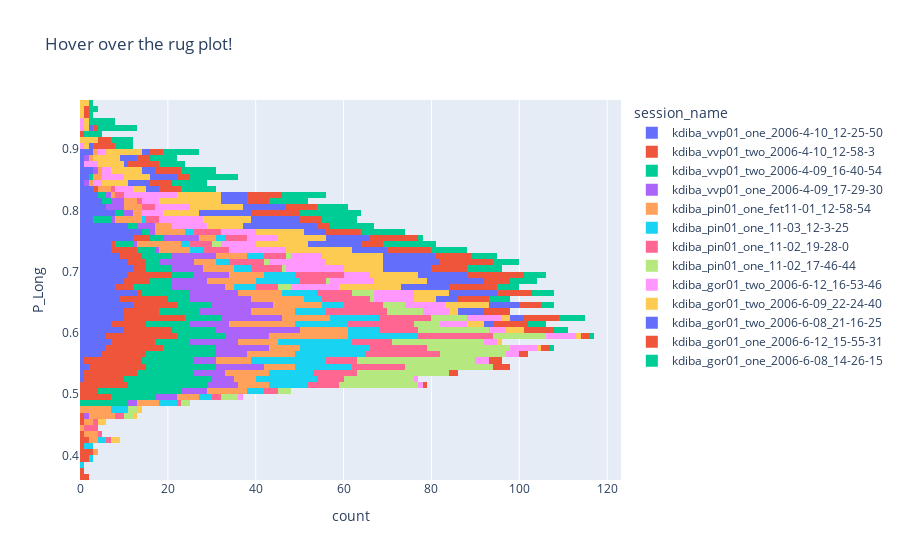

This figure's notebook cell:
### Code cell
data_results_df: pd.DataFrame = deepcopy(all_sessions_laps_df) # all_sessions_laps_time_bin_df
# histogram_bins = 'auto'
histogram_bins = 25

# get the pre-delta epochs
pre_delta_df: pd.DataFrame = data_results_df[data_results_df['delta_aligned_start_t'] <= 0]
post_delta_df: pd.DataFrame = data_results_df[data_results_df['delta_aligned_start_t'] > 0]

X_all = data_results_df['delta_aligned_start_t'].to_numpy()
Y_all = data_results_df['P_Long'].to_numpy()

X_pre_delta = pre_delta_df['delta_aligned_start_t'].to_numpy()
X_post_delta = post_delta_df['delta_aligned_start_t'].to_numpy()

Y_pre_delta = pre_delta_df['P_Long'].to_numpy()
Y_post_delta = post_delta_df['P_Long'].to_numpy()

fig = px.histogram(pre_delta_df, y="P_Long", color="session_name", hover_name="session_name", title="Hover over the rug plot!")
fig.show()

### Figure 1 — Plotly figure (JSON) as saved in the notebook; plotly's stock layout.template omitted (floating-point values rounded to 4 significant figures; data arrays with more than 128 entries replaced by an {"elided": "..."} marker saying what was removed)
{"data": [{"alignmentgroup": "True", "bingroup": "y", "hovertemplate": "session_name=kdiba_vvp01_one_2006-4-10_12-25-50<br>count=%{x}<br>P_Long=%{y}<extra></extra>", "legendgroup": "kdiba_vvp01_one_2006-4-10_12-25-50", "marker": {"color": "#636efa", "pattern": {"shape": ""}}, "name": "kdiba_vvp01_one_2006-4-10_12-25-50", "offsetgroup": "kdiba_vvp01_one_2006-4-10_12-25-50", "orientation": "h", "showlegend": true, "type": "histogram", "xaxis": "x", "y": {"elided": "252 float values"}, "yaxis": "y"}, {"alignmentgroup": "True", "bingroup": "y", "hovertemplate": "session_name=kdiba_vvp01_two_2006-4-10_12-58-3<br>count=%{x}<br>P_Long=%{y}<extra></extra>", "legendgroup": "kdiba_vvp01_two_2006-4-10_12-58-3", "marker": {"color": "#EF553B", "pattern": {"shape": ""}}, "name": "kdiba_vvp01_two_2006-4-10_12-58-3", "offsetgroup": "kdiba_vvp01_two_2006-4-10_12-58-3", "orientation": "h", "showlegend": true, "type": "histogram", "xaxis": "x", "y": {"elided": "240 float values"}, "yaxis": "y"}, {"alignmentgroup": "True", "bingroup": "y", "hovertemplate": "session_name=kdiba_vvp01_two_2006-4-09_16-40-54<br>count=%{x}<br>P_Long=%{y}<extra></extra>", "legendgroup": "kdiba_vvp01_two_2006-4-09_16-40-54", "marker": {"color": "#00cc96", "pattern": {"shape": ""}}, "name": "kdiba_vvp01_two_2006-4-09_16-40-54", "offsetgroup": "kdiba_vvp01_two_2006-4-09_16-40-54", "orientation": "h", "showlegend": true, "type": "histogram", "xaxis": "x", "y": {"elided": "288 float values"}, "yaxis": "y"}, {"alignmentgroup": "True", "bingroup": "y", "hovertemplate": "session_name=kdiba_vvp01_one_2006-4-09_17-29-30<br>count=%{x}<br>P_Long=%{y}<extra></extra>", "legendgroup": "kdiba_vvp01_one_2006-4-09_17-29-30", "marker": {"color": "#ab63fa", "pattern": {"shape": ""}}, "name": "kdiba_vvp01_one_2006-4-09_17-29-30", "offsetgroup": "kdiba_vvp01_one_2006-4-09_17-29-30", "orientation": "h", "showlegend": true, "type": "histogram", "xaxis": "x", "y": {"elided": "264 float values"}, "yaxis": "y"}, {"alignmentgroup": "True", "bingroup": "y", "hovertemplate": "session_name=kdiba_pin01_one_fet11-01_12-58-54<br>count=%{x}<br>P_Long=%{y}<extra></extra>", "legendgroup": "kdiba_pin01_one_fet11-01_12-58-54", "marker": {"color": "#FFA15A", "pattern": {"shape": ""}}, "name": "kdiba_pin01_one_fet11-01_12-58-54", "offsetgroup": "kdiba_pin01_one_fet11-01_12-58-54", "orientation": "h", "showlegend": true, "type": "histogram", "xaxis": "x", "y": {"elided": "300 float values"}, "yaxis": "y"}, {"alignmentgroup": "True", "bingroup": "y", "hovertemplate": "session_name=kdiba_pin01_one_11-03_12-3-25<br>count=%{x}<br>P_Long=%{y}<extra></extra>", "legendgroup": "kdiba_pin01_one_11-03_12-3-25", "marker": {"color": "#19d3f3", "pattern": {"shape": ""}}, "name": "kdiba_pin01_one_11-03_12-3-25", "offsetgroup": "kdiba_pin01_one_11-03_12-3-25", "orientation": "h", "showlegend": true, "type": "histogram", "xaxis": "x", "y": {"elided": "246 float values"}, "yaxis": "y"}, {"alignmentgroup": "True", "bingroup": "y", "hovertemplate": "session_name=kdiba_pin01_one_11-02_19-28-0<br>count=%{x}<br>P_Long=%{y}<extra></extra>", "legendgroup": "kdiba_pin01_one_11-02_19-28-0", "marker": {"color": "#FF6692", "pattern": {"shape": ""}}, "name": "kdiba_pin01_one_11-02_19-28-0", "offsetgroup": "kdiba_pin01_one_11-02_19-28-0", "orientation": "h", "showlegend": true, "type": "histogram", "xaxis": "x", "y": {"elided": "264 float values"}, "yaxis": "y"}, {"alignmentgroup": "True", "bingroup": "y", "hovertemplate": "session_name=kdiba_pin01_one_11-02_17-46-44<br>count=%{x}<br>P_Long=%{y}<extra></extra>", "legendgroup": "kdiba_pin01_one_11-02_17-46-44", "marker": {"color": "#B6E880", "pattern": {"shape": ""}}, "name": "kdiba_pin01_one_11-02_17-46-44", "offsetgroup": "kdiba_pin01_one_11-02_17-46-44", "orientation": "h", "showlegend": true, "type": "histogram", "xaxis": "x", "y": {"elided": "240 float values"}, "yaxis": "y"}, {"alignmentgroup": "True", "bingroup": "y", "hovertemplate": "session_name=kdiba_gor01_two_2006-6-12_16-53-46<br>count=%{x}<br>P_Long=%{y}<extra></extra>", "legendgroup": "kdiba_gor01_two_2006-6-12_16-53-46", "marker": {"color": "#FF97FF", "pattern": {"shape": ""}}, "name": "kdiba_gor01_two_2006-6-12_16-53-46", "offsetgroup": "kdiba_gor01_two_2006-6-12_16-53-46", "orientation": "h", "showlegend": true, "type": "histogram", "xaxis": "x", "y": {"elided": "240 float values"}, "yaxis": "y"}, {"alignmentgroup": "True", "bingroup": "y", "hovertemplate": "session_name=kdiba_gor01_two_2006-6-09_22-24-40<br>count=%{x}<br>P_Long=%{y}<extra></extra>", "legendgroup": "kdiba_gor01_two_2006-6-09_22-24-40", "marker": {"color": "#FECB52", "pattern": {"shape": ""}}, "name": "kdiba_gor01_two_2006-6-09_22-24-40", "offsetgroup": "kdiba_gor01_two_2006-6-09_22-24-40", "orientation": "h", "showlegend": true, "type": "histogram", "xaxis": "x", "y": {"elided": "282 float values"}, "yaxis": "y"}, {"alignmentgroup": "True", "bingroup": "y", "hovertemplate": "session_name=kdiba_gor01_two_2006-6-08_21-16-25<br>count=%{x}<br>P_Long=%{y}<extra></extra>", "legendgroup": "kdiba_gor01_two_2006-6-08_21-16-25", "marker": {"color": "#636efa", "pattern": {"shape": ""}}, "name": "kdiba_gor01_two_2006-6-08_21-16-25", "offsetgroup": "kdiba_gor01_two_2006-6-08_21-16-25", "orientation": "h", "showlegend": true, "type": "histogram", "xaxis": "x", "y": {"elided": "228 float values"}, "yaxis": "y"}, {"alignmentgroup": "True", "bingroup": "y", "hovertemplate": "session_name=kdiba_gor01_one_2006-6-12_15-55-31<br>count=%{x}<br>P_Long=%{y}<extra></extra>", "legendgroup": "kdiba_gor01_one_2006-6-12_15-55-31", "marker": {"color": "#EF553B", "pattern": {"shape": ""}}, "name": "kdiba_gor01_one_2006-6-12_15-55-31", "offsetgroup": "kdiba_gor01_one_2006-6-12_15-55-31", "orientation": "h", "showlegend": true, "type": "histogram", "xaxis": "x", "y": {"elided": "240 float values"}, "yaxis": "y"}, {"alignmentgroup": "True", "bingroup": "y", "hovertemplate": "session_name=kdiba_gor01_one_2006-6-08_14-26-15<br>count=%{x}<br>P_Long=%{y}<extra></extra>", "legendgroup": "kdiba_gor01_one_2006-6-08_14-26-15", "marker": {"color": "#00cc96", "pattern": {"shape": ""}}, "name": "kdiba_gor01_one_2006-6-08_14-26-15", "offsetgroup": "kdiba_gor01_one_2006-6-08_14-26-15", "orientation": "h", "showlegend": true, "type": "histogram", "xaxis": "x", "y": {"elided": "240 float values"}, "yaxis": "y"}], "layout": {"barmode": "relative", "legend": {"title": {"text": "session_name"}, "tracegroupgap": 0}, "title": {"text": "Hover over the rug plot!"}, "xaxis": {"anchor": "y", "domain": [0, 1], "title": {"text": "count"}}, "yaxis": {"anchor": "x", "domain": [0, 1], "title": {"text": "P_Long"}}}}
